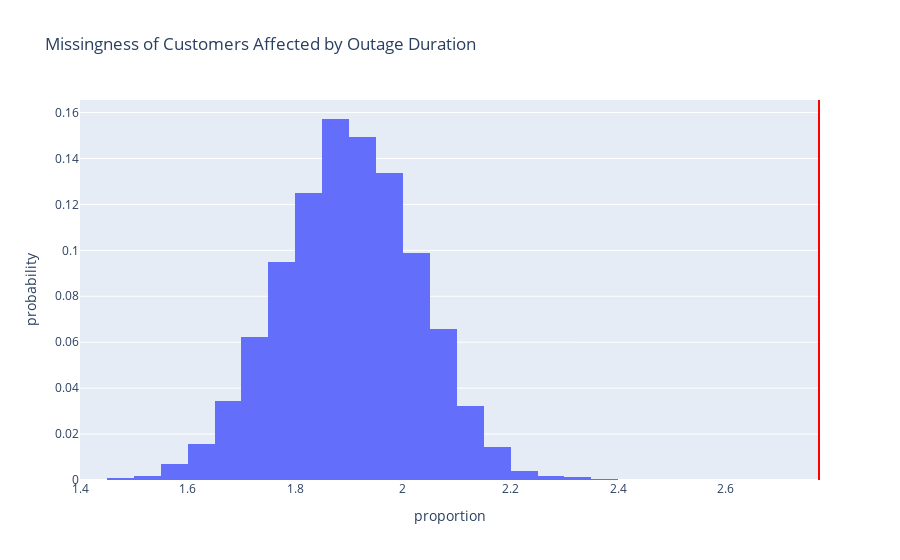

The notebook cell saved with this chart:
### Code cell
figure = px.histogram(pd.DataFrame(simulated_duration_tvd), x = 0, nbins = 25, histnorm = 'probability',
                     labels = {"0" : "proportion"},
                     title = 'Missingness of Customers Affected by Outage Duration')
p_val_duration = (simulated_duration_tvd > observed_duration_statistic).sum() / 10000

print(p_val_duration)
figure.add_vline(x = observed_duration_statistic, line_color = 'red')
figure.write_html("assets/plot-missing3.html")
figure

### Figure 1 — Plotly figure (JSON) as saved in the notebook; plotly's stock layout.template omitted (floating-point values rounded to 4 significant figures; data arrays with more than 128 entries replaced by an {"elided": "..."} marker saying what was removed)
{"data": [{"alignmentgroup": "True", "bingroup": "x", "histnorm": "probability", "hovertemplate": "proportion=%{x}<br>probability=%{y}<extra></extra>", "legendgroup": "", "marker": {"color": "#636efa", "pattern": {"shape": ""}}, "name": "", "nbinsx": 25, "offsetgroup": "", "orientation": "v", "showlegend": false, "type": "histogram", "x": {"elided": "10000 float values"}, "xaxis": "x", "yaxis": "y"}], "layout": {"barmode": "relative", "legend": {"tracegroupgap": 0}, "shapes": [{"line": {"color": "red"}, "type": "line", "x0": 2.773, "x1": 2.773, "xref": "x", "y0": 0, "y1": 1, "yref": "y domain"}], "title": {"text": "Missingness of Customers Affected by Outage Duration"}, "xaxis": {"anchor": "y", "domain": [0, 1], "title": {"text": "proportion"}}, "yaxis": {"anchor": "x", "domain": [0, 1], "title": {"text": "probability"}}}}
